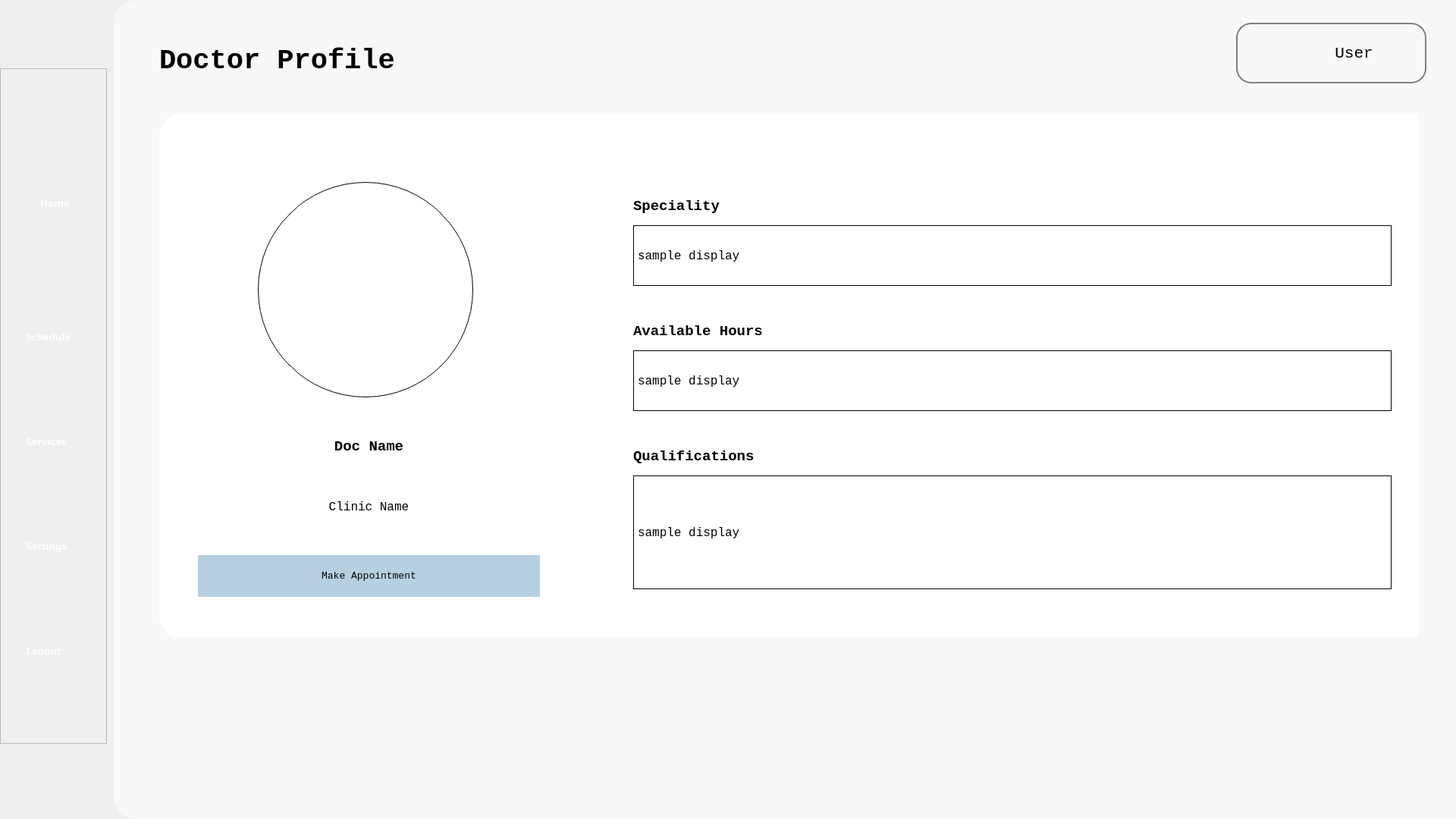
<?xml version="1.0" encoding="UTF-8"?>
<ui version="4.0">
 <class>Form</class>
 <widget class="QWidget" name="Form">
  <property name="geometry">
   <rect>
    <x>0</x>
    <y>0</y>
    <width>1920</width>
    <height>1080</height>
   </rect>
  </property>
  <property name="windowTitle">
   <string>Form</string>
  </property>
  <property name="styleSheet">
   <string notr="true">background-color: &quot;#B6D0E2&quot; </string>
  </property>
  <widget class="QWidget" name="whitebg" native="true">
   <property name="geometry">
    <rect>
     <x>150</x>
     <y>0</y>
     <width>1771</width>
     <height>1080</height>
    </rect>
   </property>
   <property name="cursor">
    <cursorShape>ArrowCursor</cursorShape>
   </property>
   <property name="styleSheet">
    <string notr="true">background-color: #F8F8F8;
border-bottom-left-radius: 30px;
border-top-left-radius: 30px;
</string>
   </property>
   <widget class="QPushButton" name="noti_icon">
    <property name="geometry">
     <rect>
      <x>1380</x>
      <y>30</y>
      <width>70</width>
      <height>81</height>
     </rect>
    </property>
    <property name="text">
     <string/>
    </property>
    <property name="icon">
     <iconset>
      <normaloff>../Images/icon/notification.png</normaloff>../Images/icon/notification.png</iconset>
    </property>
    <property name="iconSize">
     <size>
      <width>40</width>
      <height>40</height>
     </size>
    </property>
   </widget>
   <widget class="QLabel" name="fad_title">
    <property name="geometry">
     <rect>
      <x>60</x>
      <y>40</y>
      <width>481</width>
      <height>81</height>
     </rect>
    </property>
    <property name="font">
     <font>
      <family>Consolas</family>
      <pointsize>28</pointsize>
      <weight>75</weight>
      <bold>true</bold>
     </font>
    </property>
    <property name="text">
     <string>Doctor Profile</string>
    </property>
   </widget>
   <widget class="QFrame" name="user_frame">
    <property name="geometry">
     <rect>
      <x>1480</x>
      <y>30</y>
      <width>251</width>
      <height>80</height>
     </rect>
    </property>
    <property name="styleSheet">
     <string notr="true">border-radius: 20px; border: 2px solid #808080</string>
    </property>
    <property name="frameShape">
     <enum>QFrame::StyledPanel</enum>
    </property>
    <property name="frameShadow">
     <enum>QFrame::Raised</enum>
    </property>
    <widget class="QLabel" name="profile_icon">
     <property name="geometry">
      <rect>
       <x>10</x>
       <y>10</y>
       <width>60</width>
       <height>60</height>
      </rect>
     </property>
     <property name="styleSheet">
      <string notr="true">border: none</string>
     </property>
     <property name="text">
      <string/>
     </property>
     <property name="pixmap">
      <pixmap>../Images/icon/profile_icon.png</pixmap>
     </property>
     <property name="scaledContents">
      <bool>true</bool>
     </property>
    </widget>
    <widget class="QPushButton" name="profile_btn">
     <property name="geometry">
      <rect>
       <x>120</x>
       <y>25</y>
       <width>71</width>
       <height>31</height>
      </rect>
     </property>
     <property name="font">
      <font>
       <family>Consolas</family>
       <pointsize>16</pointsize>
      </font>
     </property>
     <property name="styleSheet">
      <string notr="true">border: none</string>
     </property>
     <property name="text">
      <string>User</string>
     </property>
    </widget>
   </widget>
   <widget class="QFrame" name="profile_display_frame">
    <property name="geometry">
     <rect>
      <x>60</x>
      <y>150</y>
      <width>1661</width>
      <height>691</height>
     </rect>
    </property>
    <property name="styleSheet">
     <string notr="true">background-color: white;</string>
    </property>
    <property name="frameShape">
     <enum>QFrame::StyledPanel</enum>
    </property>
    <property name="frameShadow">
     <enum>QFrame::Raised</enum>
    </property>
    <widget class="QLabel" name="doc_img">
     <property name="geometry">
      <rect>
       <x>130</x>
       <y>90</y>
       <width>284</width>
       <height>284</height>
      </rect>
     </property>
     <property name="minimumSize">
      <size>
       <width>284</width>
       <height>284</height>
      </size>
     </property>
     <property name="maximumSize">
      <size>
       <width>16777215</width>
       <height>16777215</height>
      </size>
     </property>
     <property name="styleSheet">
      <string notr="true">text-align: center;  border-radius: 142px; border: 1px solid black; </string>
     </property>
     <property name="text">
      <string/>
     </property>
     <property name="alignment">
      <set>Qt::AlignCenter</set>
     </property>
    </widget>
    <widget class="QWidget" name="">
     <property name="geometry">
      <rect>
       <x>625</x>
       <y>68</y>
       <width>1011</width>
       <height>601</height>
      </rect>
     </property>
     <layout class="QVBoxLayout" name="verticalLayout">
      <item>
       <layout class="QVBoxLayout" name="speciality_layout">
        <property name="spacing">
         <number>10</number>
        </property>
        <item>
         <widget class="QLabel" name="doc_speciality_label">
          <property name="minimumSize">
           <size>
            <width>0</width>
            <height>30</height>
           </size>
          </property>
          <property name="maximumSize">
           <size>
            <width>16777215</width>
            <height>30</height>
           </size>
          </property>
          <property name="font">
           <font>
            <family>Consolas</family>
            <pointsize>14</pointsize>
            <weight>75</weight>
            <bold>true</bold>
           </font>
          </property>
          <property name="styleSheet">
           <string notr="true">text-align: center; border: none;</string>
          </property>
          <property name="text">
           <string>Speciality</string>
          </property>
         </widget>
        </item>
        <item>
         <widget class="QLabel" name="speciality_display">
          <property name="minimumSize">
           <size>
            <width>1000</width>
            <height>80</height>
           </size>
          </property>
          <property name="maximumSize">
           <size>
            <width>1000</width>
            <height>80</height>
           </size>
          </property>
          <property name="font">
           <font>
            <family>Consolas</family>
            <pointsize>12</pointsize>
           </font>
          </property>
          <property name="styleSheet">
           <string notr="true">text-align: center; border: 1px solid black; border-radius: 0px;</string>
          </property>
          <property name="text">
           <string>sample display</string>
          </property>
          <property name="wordWrap">
           <bool>true</bool>
          </property>
         </widget>
        </item>
       </layout>
      </item>
      <item>
       <layout class="QVBoxLayout" name="hour_layout">
        <property name="spacing">
         <number>10</number>
        </property>
        <item>
         <widget class="QLabel" name="available_hour_label">
          <property name="minimumSize">
           <size>
            <width>0</width>
            <height>30</height>
           </size>
          </property>
          <property name="maximumSize">
           <size>
            <width>16777215</width>
            <height>30</height>
           </size>
          </property>
          <property name="font">
           <font>
            <family>Consolas</family>
            <pointsize>14</pointsize>
            <weight>75</weight>
            <bold>true</bold>
           </font>
          </property>
          <property name="styleSheet">
           <string notr="true">text-align: center; border: none;</string>
          </property>
          <property name="text">
           <string>Available Hours</string>
          </property>
         </widget>
        </item>
        <item>
         <widget class="QLabel" name="hour_display">
          <property name="minimumSize">
           <size>
            <width>1000</width>
            <height>80</height>
           </size>
          </property>
          <property name="maximumSize">
           <size>
            <width>1000</width>
            <height>80</height>
           </size>
          </property>
          <property name="font">
           <font>
            <family>Consolas</family>
            <pointsize>12</pointsize>
           </font>
          </property>
          <property name="styleSheet">
           <string notr="true">text-align: center; border: 1px solid black; border-radius: 0px;</string>
          </property>
          <property name="text">
           <string>sample display</string>
          </property>
          <property name="wordWrap">
           <bool>true</bool>
          </property>
         </widget>
        </item>
       </layout>
      </item>
      <item>
       <layout class="QVBoxLayout" name="qualification_layout">
        <property name="spacing">
         <number>10</number>
        </property>
        <item>
         <widget class="QLabel" name="qualification_label">
          <property name="minimumSize">
           <size>
            <width>0</width>
            <height>30</height>
           </size>
          </property>
          <property name="maximumSize">
           <size>
            <width>16777215</width>
            <height>30</height>
           </size>
          </property>
          <property name="font">
           <font>
            <family>Consolas</family>
            <pointsize>14</pointsize>
            <weight>75</weight>
            <bold>true</bold>
           </font>
          </property>
          <property name="styleSheet">
           <string notr="true">text-align: center; border: none;</string>
          </property>
          <property name="text">
           <string>Qualifications</string>
          </property>
         </widget>
        </item>
        <item>
         <widget class="QLabel" name="qualification_display">
          <property name="minimumSize">
           <size>
            <width>1000</width>
            <height>150</height>
           </size>
          </property>
          <property name="maximumSize">
           <size>
            <width>1000</width>
            <height>150</height>
           </size>
          </property>
          <property name="font">
           <font>
            <family>Consolas</family>
            <pointsize>12</pointsize>
           </font>
          </property>
          <property name="styleSheet">
           <string notr="true">text-align: center; border: 1px solid black; border-radius: 0px;</string>
          </property>
          <property name="text">
           <string>sample display</string>
          </property>
          <property name="wordWrap">
           <bool>true</bool>
          </property>
         </widget>
        </item>
       </layout>
      </item>
     </layout>
    </widget>
    <widget class="QWidget" name="">
     <property name="geometry">
      <rect>
       <x>51</x>
       <y>381</y>
       <width>451</width>
       <height>301</height>
      </rect>
     </property>
     <layout class="QVBoxLayout" name="verticalLayout_3">
      <item>
       <widget class="QLabel" name="doc_name">
        <property name="minimumSize">
         <size>
          <width>400</width>
          <height>30</height>
         </size>
        </property>
        <property name="maximumSize">
         <size>
          <width>16777215</width>
          <height>30</height>
         </size>
        </property>
        <property name="font">
         <font>
          <family>Consolas</family>
          <pointsize>14</pointsize>
          <weight>75</weight>
          <bold>true</bold>
         </font>
        </property>
        <property name="styleSheet">
         <string notr="true">text-align: center; border: none;</string>
        </property>
        <property name="text">
         <string>Doc Name</string>
        </property>
        <property name="alignment">
         <set>Qt::AlignCenter</set>
        </property>
       </widget>
      </item>
      <item>
       <widget class="QLabel" name="clinic_name">
        <property name="minimumSize">
         <size>
          <width>400</width>
          <height>30</height>
         </size>
        </property>
        <property name="maximumSize">
         <size>
          <width>16777215</width>
          <height>30</height>
         </size>
        </property>
        <property name="font">
         <font>
          <family>Consolas</family>
          <pointsize>12</pointsize>
         </font>
        </property>
        <property name="styleSheet">
         <string notr="true">text-align: center; border: none;</string>
        </property>
        <property name="text">
         <string>Clinic Name</string>
        </property>
        <property name="alignment">
         <set>Qt::AlignCenter</set>
        </property>
       </widget>
      </item>
      <item>
       <widget class="QPushButton" name="make_appt_btn">
        <property name="minimumSize">
         <size>
          <width>400</width>
          <height>55</height>
         </size>
        </property>
        <property name="maximumSize">
         <size>
          <width>16777215</width>
          <height>55</height>
         </size>
        </property>
        <property name="font">
         <font>
          <family>Consolas</family>
          <pointsize>10</pointsize>
         </font>
        </property>
        <property name="styleSheet">
         <string notr="true">border-radius: 0 0 24pt 0; background-color: #B6D0E2; border: none;</string>
        </property>
        <property name="text">
         <string>Make Appointment</string>
        </property>
       </widget>
      </item>
     </layout>
    </widget>
   </widget>
  </widget>
  <widget class="QFrame" name="frame">
   <property name="geometry">
    <rect>
     <x>0</x>
     <y>90</y>
     <width>141</width>
     <height>891</height>
    </rect>
   </property>
   <property name="frameShape">
    <enum>QFrame::StyledPanel</enum>
   </property>
   <property name="frameShadow">
    <enum>QFrame::Raised</enum>
   </property>
   <widget class="QWidget" name="layoutWidget_4">
    <property name="geometry">
     <rect>
      <x>30</x>
      <y>19</y>
      <width>87</width>
      <height>871</height>
     </rect>
    </property>
    <layout class="QVBoxLayout" name="verticalLayout_2">
     <item>
      <widget class="QToolButton" name="home_navigation">
       <property name="enabled">
        <bool>true</bool>
       </property>
       <property name="sizePolicy">
        <sizepolicy hsizetype="Fixed" vsizetype="Fixed">
         <horstretch>0</horstretch>
         <verstretch>0</verstretch>
        </sizepolicy>
       </property>
       <property name="minimumSize">
        <size>
         <width>85</width>
         <height>96</height>
        </size>
       </property>
       <property name="maximumSize">
        <size>
         <width>85</width>
         <height>96</height>
        </size>
       </property>
       <property name="font">
        <font>
         <family>Source Sans Pro Semibold</family>
         <pointsize>10</pointsize>
         <weight>75</weight>
         <bold>true</bold>
        </font>
       </property>
       <property name="styleSheet">
        <string notr="true">border: none; 
color: white;</string>
       </property>
       <property name="text">
        <string>   Home   </string>
       </property>
       <property name="icon">
        <iconset>
         <normaloff>../Images/nav_images/home_page_icon.png</normaloff>../Images/nav_images/home_page_icon.png</iconset>
       </property>
       <property name="iconSize">
        <size>
         <width>70</width>
         <height>70</height>
        </size>
       </property>
       <property name="toolButtonStyle">
        <enum>Qt::ToolButtonTextUnderIcon</enum>
       </property>
      </widget>
     </item>
     <item>
      <widget class="QToolButton" name="appointments_navigation">
       <property name="enabled">
        <bool>true</bool>
       </property>
       <property name="sizePolicy">
        <sizepolicy hsizetype="Fixed" vsizetype="Fixed">
         <horstretch>0</horstretch>
         <verstretch>0</verstretch>
        </sizepolicy>
       </property>
       <property name="font">
        <font>
         <family>Source Sans Pro Semibold</family>
         <pointsize>10</pointsize>
         <weight>75</weight>
         <bold>true</bold>
        </font>
       </property>
       <property name="styleSheet">
        <string notr="true">border: none; 
color: white;</string>
       </property>
       <property name="text">
        <string>Schedule</string>
       </property>
       <property name="icon">
        <iconset>
         <normaloff>../Images/nav_images/appointment_page_icon.png</normaloff>../Images/nav_images/appointment_page_icon.png</iconset>
       </property>
       <property name="iconSize">
        <size>
         <width>70</width>
         <height>70</height>
        </size>
       </property>
       <property name="toolButtonStyle">
        <enum>Qt::ToolButtonTextUnderIcon</enum>
       </property>
      </widget>
     </item>
     <item>
      <widget class="QToolButton" name="services_navigation">
       <property name="enabled">
        <bool>true</bool>
       </property>
       <property name="sizePolicy">
        <sizepolicy hsizetype="Fixed" vsizetype="Fixed">
         <horstretch>0</horstretch>
         <verstretch>0</verstretch>
        </sizepolicy>
       </property>
       <property name="font">
        <font>
         <family>Source Sans Pro Semibold</family>
         <pointsize>10</pointsize>
         <weight>75</weight>
         <bold>true</bold>
        </font>
       </property>
       <property name="styleSheet">
        <string notr="true">border: none; 
color: white;</string>
       </property>
       <property name="text">
        <string>Services</string>
       </property>
       <property name="icon">
        <iconset>
         <normaloff>../Images/nav_images/services_icon.png</normaloff>../Images/nav_images/services_icon.png</iconset>
       </property>
       <property name="iconSize">
        <size>
         <width>70</width>
         <height>70</height>
        </size>
       </property>
       <property name="toolButtonStyle">
        <enum>Qt::ToolButtonTextUnderIcon</enum>
       </property>
      </widget>
     </item>
     <item>
      <widget class="QToolButton" name="settings_navigation">
       <property name="enabled">
        <bool>true</bool>
       </property>
       <property name="sizePolicy">
        <sizepolicy hsizetype="Fixed" vsizetype="Fixed">
         <horstretch>0</horstretch>
         <verstretch>0</verstretch>
        </sizepolicy>
       </property>
       <property name="font">
        <font>
         <family>Source Sans Pro Semibold</family>
         <pointsize>10</pointsize>
         <weight>75</weight>
         <bold>true</bold>
        </font>
       </property>
       <property name="styleSheet">
        <string notr="true">border: none; 
color: white;</string>
       </property>
       <property name="text">
        <string>Settings</string>
       </property>
       <property name="icon">
        <iconset>
         <normaloff>../Images/nav_images/settings_page_icon.png</normaloff>../Images/nav_images/settings_page_icon.png</iconset>
       </property>
       <property name="iconSize">
        <size>
         <width>70</width>
         <height>70</height>
        </size>
       </property>
       <property name="toolButtonStyle">
        <enum>Qt::ToolButtonTextUnderIcon</enum>
       </property>
      </widget>
     </item>
     <item>
      <widget class="QToolButton" name="logout_navigation">
       <property name="enabled">
        <bool>true</bool>
       </property>
       <property name="sizePolicy">
        <sizepolicy hsizetype="Fixed" vsizetype="Fixed">
         <horstretch>0</horstretch>
         <verstretch>0</verstretch>
        </sizepolicy>
       </property>
       <property name="font">
        <font>
         <family>Source Sans Pro Semibold</family>
         <pointsize>10</pointsize>
         <weight>75</weight>
         <bold>true</bold>
        </font>
       </property>
       <property name="styleSheet">
        <string notr="true">border: none; 
color: white;</string>
       </property>
       <property name="text">
        <string>Logout</string>
       </property>
       <property name="icon">
        <iconset>
         <normaloff>../Images/nav_images/logout_icon.png</normaloff>../Images/nav_images/logout_icon.png</iconset>
       </property>
       <property name="iconSize">
        <size>
         <width>70</width>
         <height>70</height>
        </size>
       </property>
       <property name="toolButtonStyle">
        <enum>Qt::ToolButtonTextUnderIcon</enum>
       </property>
      </widget>
     </item>
    </layout>
   </widget>
  </widget>
 </widget>
 <resources/>
 <connections/>
</ui>
